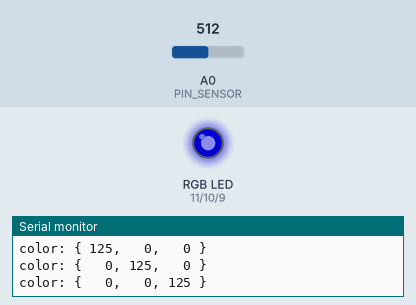
The sketch below on a simulated Arduino Uno, built with avr-gcc and run on an emulated ATmega328P. Shown: an RGB LED mixed from three pins (HIGH = lit), the last lines printed to the serial monitor. The test bench sets the inputs (shaded band); at power-on: A0 (PIN_SENSOR) = 512. Dim RGB values are drawn brighter than linear.

Above: at 1.1 s.
At 2.7 s:
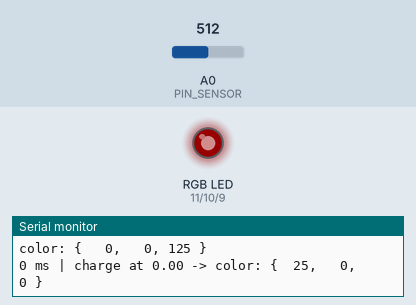
2.8 s: A0 (PIN_SENSOR) set to 975
6.0 s: A0 (PIN_SENSOR) set to 1003
At 58.4 s:
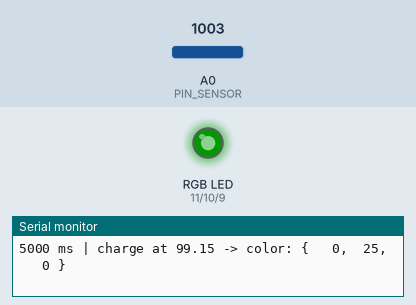
Timing chart, 0 to 59.0 s (numbered marks = the images above; inputs shaded):
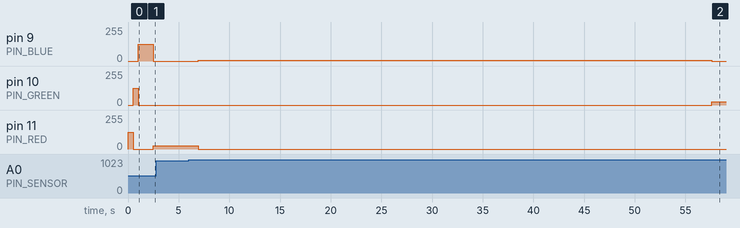

The sketch:

day-09_improvements.ino
```cpp
// CONFIG

#define PIN_SENSOR A0

#define PIN_RED 11
#define PIN_GREEN 10
#define PIN_BLUE 9

const unsigned int BATTERY_CAPACITY = 50000;

const unsigned int WAIT = 100;

// DATA

struct PWMColor {
  byte red;
  byte green;
  byte blue;
};

// STATE

unsigned int batteryLevel = 0;
unsigned int tics = 0;

char buffer[100];

// SETUP AND MAIN LOOP

void setup() {
  Serial.begin(115200);
  pinMode(PIN_RED, OUTPUT);
  pinMode(PIN_GREEN, OUTPUT);
  pinMode(PIN_BLUE, OUTPUT);
  pinMode(PIN_SENSOR, INPUT);
  testPattern();
}

void loop() {
  delay(1000);
  showBatteryPercentage();
  int sensorValue = analogRead(PIN_SENSOR);
  tics += WAIT;
  delay(WAIT);
  batteryLevel += analogRead(PIN_SENSOR);
  if (batteryLevel > BATTERY_CAPACITY) {
    batteryLevel = BATTERY_CAPACITY;
  }
}

// HELPERS

void displayColor(const PWMColor* color) {
  sprintf(buffer, "color: { %3d, %3d, %3d }", color->red, color->green, color->blue);
  Serial.println(buffer);
  analogWrite(PIN_RED, color->red);
  analogWrite(PIN_GREEN, color->green);
  analogWrite(PIN_BLUE, color->blue);
}

// TEST PATTERN

const struct PWMColor testRed = PWMColor{125, 0, 0};
const struct PWMColor testGreen = PWMColor{0, 125, 0};
const struct PWMColor testBlue = PWMColor{0, 0, 125};

void testPattern() {
  testPatternStep(&testRed);
  testPatternStep(&testGreen);
  testPatternStep(&testBlue);
}

void testPatternStep(const PWMColor* color) {
  displayColor(color);
  delay(500);
}

// BATTERY MONITOR

void showBatteryPercentage() {
  double percentFull = 100 * ((double) batteryLevel / (double) BATTERY_CAPACITY);

  sprintf(buffer, "%d ms | charge at %s -> ", tics, String(percentFull).c_str());
  Serial.print(buffer);

  PWMColor color;
  color.red = percentFull < 5 ? 25 : 0;
  color.green = percentFull > 99 ? 25 : 0;
  color.blue = color.red == 0 && color.green == 0 ? 5 : 0;

  displayColor(&color);
}
```

Measured:
- after the input at 6.0 s, pin 10 (PIN_GREEN): 0/255 → 25/255 after 51.6 s
